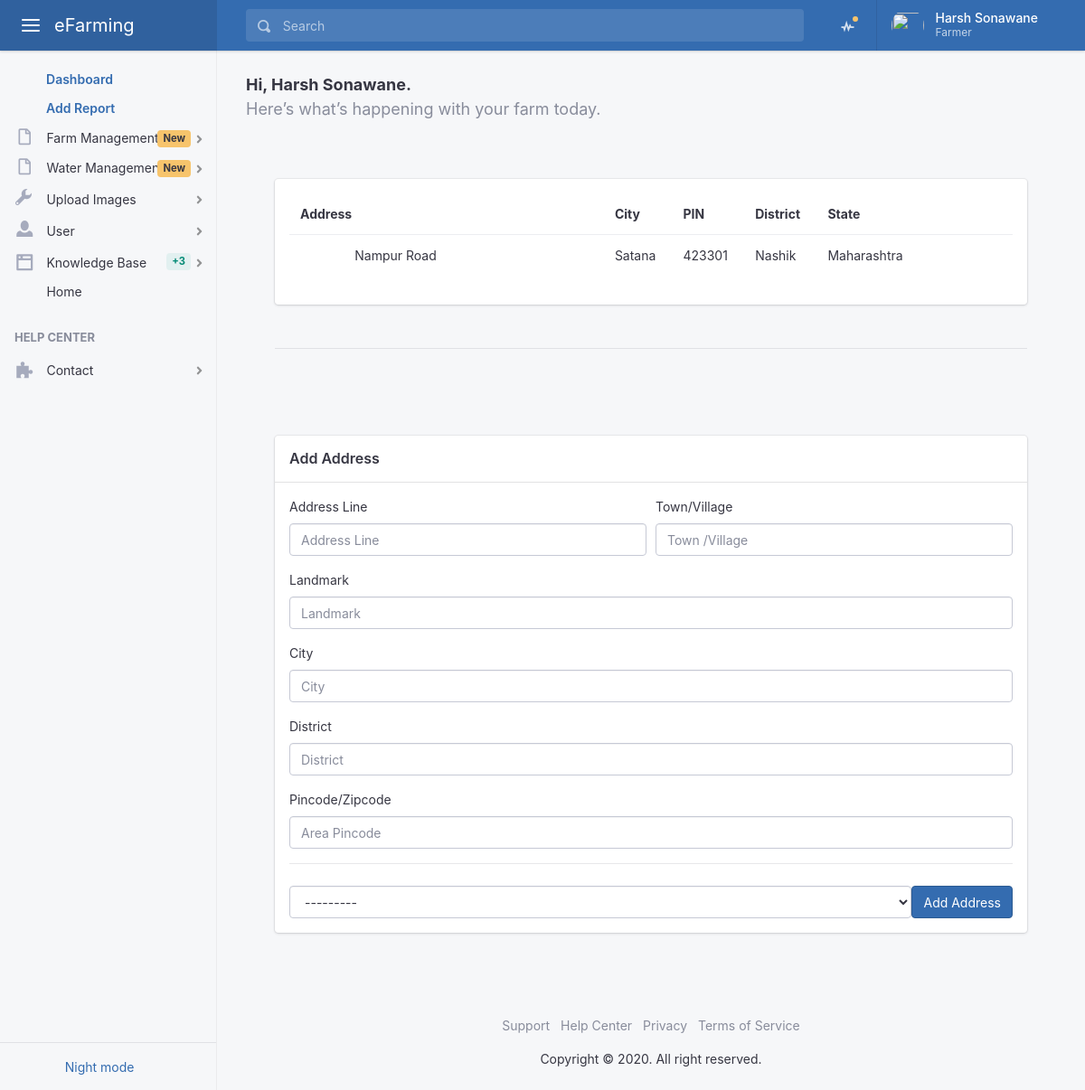
/user/address/add/ (signed in), run on the app's committed database.
### user/models.py (models this page shows, shortened)
class Profile(models.Model):
    MALE = 1
    FEMALE = 2
    OTHER = 3
    GENDER_CHOICES = (
        (MALE, 'Male'),
        (FEMALE, 'Female'),
        (OTHER , 'Other'),
    )
    FARMER = 1
    DOCTOR = 2
    SHOP = 3
    TYPE_CHOICES = (
        (FARMER, 'Farmer'),
        (DOCTOR, 'Doctor'),
        (SHOP , 'Shop'),
    )
    user            = models.OneToOneField(User, on_delete=models.CASCADE)
    mobile          = models.IntegerField(null=True, blank=True)
    profile_image   = models.ImageField(upload_to='profile/%y/%m/%d/', blank=True)
    type            = models.PositiveSmallIntegerField(choices=TYPE_CHOICES, default=1)
    status          = models.BooleanField(default=False)
    created_on      = models.DateTimeField(auto_now_add=True)
    updated_on      = models.DateTimeField(auto_now=True)

class Address(models.Model):
    STATE_CHOICES = (
    ("Andhra Pradesh", "Andhra Pradesh"), ("Arunachal Pradesh ", "Arunachal Pradesh "), ("Assam", "Assam"),
    ("Bihar", "Bihar"), ("Chhattisgarh", "Chhattisgarh"), ("Goa", "Goa"), ("Gujarat", "Gujarat"),
    ("Haryana", "Haryana"), ("Himachal Pradesh", "Himachal Pradesh"), ("Jammu and Kashmir ", "Jammu and Kashmir "),
    ("Jharkhand", "Jharkhand"), ("Karnataka", "Karnataka"), ("Kerala", "Kerala"), ("Madhya Pradesh", "Madhya Pradesh"),
    ("Maharashtra", "Maharashtra"), ("Manipur", "Manipur"), ("Meghalaya", "Meghalaya"), ("Mizoram", "Mizoram"),
    ("Nagaland", "Nagaland"), ("Odisha", "Odisha"), ("Punjab", "Punjab"), ("Rajasthan", "Rajasthan"),
    ("Sikkim", "Sikkim"), ("Tamil Nadu", "Tamil Nadu"), ("Telangana", "Telangana"), ("Tripura", "Tripura"),
    ("Uttar Pradesh", "Uttar Pradesh"), ("Uttarakhand", "Uttarakhand"), ("West Bengal", "West Bengal"),
    ("Andaman and Nicobar Islands", "Andaman and Nicobar Islands"), ("Chandigarh", "Chandigarh"),
    ("Dadra and Nagar Haveli", "Dadra and Nagar Haveli"), ("Daman and Diu", "Daman and Diu"),
    ("Lakshadweep", "Lakshadweep"), ("National Capital Territory of Delhi", "National Capital Territory of Delhi"),
    ("Puducherry", "Puducherry"))
    user            = models.ForeignKey(User, on_delete=models.CASCADE)
    line_1          = models.CharField(max_length=250)
    town            = models.CharField(max_length=250, blank=True, null=True)
    landmark        = models.CharField(max_length=250, blank=True, null=True)
    city            = models.CharField(max_length=250)
    district        = models.CharField(max_length=250)
    state           = models.CharField(choices=STATE_CHOICES, max_length=255)
    pin             = models.IntegerField()
    created         = models.DateTimeField(auto_now_add=True)
    updated         = models.DateTimeField(auto_now=True)

### user/views.py (the view)
# urls.py: path('address/add/', views.add_address, name='add_address'),
@login_required
def add_address(request):
    template = 'site/dashboard/add_address.html'
    if request.method == 'POST':
                form = AddressForm(request.POST or None, request.FILES or None)
                if form.is_valid():
                        post = form.save(commit=False)
                        post.user = request.user
                        post.save()
                        messages.success(request, "Your address has been created")
                        return redirect('add_address')
    else:
        objects = Address.objects.filter(user=request.user)
        form = AddressForm()
    context = {
        'form': form,
        'objects':objects,
    }
    return render(request, template, context)

### user/forms.py
class AddressForm(forms.ModelForm):
    class Meta:
        model = Address
        fields = ['line_1', 'town', 'landmark', 'city','district', 'state','pin']
        widgets = {
            "line_1": forms.TextInput(attrs={'placeholder': 'Address Line', 'class': 'form-control', 'required': 'required', 'autofocus':'""'}),
            "town": forms.TextInput(attrs={'placeholder': 'Town /Village', 'class': 'form-control', 'required': 'required'}),
            "landmark": forms.TextInput(attrs={'placeholder': 'Landmark', 'class': 'form-control', 'required': 'required'}),
            "city": forms.TextInput(attrs={'placeholder': 'City', 'class': 'form-control', 'required': 'required'}),
            "district": forms.TextInput(attrs={'placeholder': 'District', 'class': 'form-control', 'required': 'required'}),
            "state": forms.Select(attrs={'placeholder': 'Select State', 'class': 'form-control', 'required': 'required'}),
            "pin": forms.TextInput(attrs={'placeholder': 'Area Pincode', 'class': 'form-control', 'required': 'required'}),
            }

### templates/site/dashboard/add_address.html (shortened to what this page needs)
{% extends 'site/base.html' %}
{% load static %}
{% block content %}
{% include 'partials/header.html' %}
{% include 'partials/aside.html' %}
  <main class="app-main">
    <div class="wrapper">
      <div class="page">
        <div class="page-inner">
          <header class="page-title-bar">
            <div class="d-flex flex-column flex-md-row">
              <p class="lead">
                <span class="font-weight-bold">Hi, {{ user.first_name }} {{ user.last_name }}.</span> <span class="d-block text-muted"> {{ cord }} Here’s what’s happening with your farm today.</span>
              </p>
            </div>
          </header>
          <div class="page-inner">
            <div class="page-section">
              <div class="card card-fluid">
                <div class="card-body">
                  <table id="myTable" class="table">
                    <thead>
                      <tr>
                        <th colspan="2" style="min-width: 320px;">
                          Address
                        </th>
                        <th> City </th>
                        <th> PIN </th>
                        <th> District </th>
                        <th> State </th>
                        <th style="width:100px; min-width:100px;"> &nbsp; </th>
                      </tr>
                    </thead>
                    <tbody>
                      {% for obj in objects %}
                      <tr>
                        <td></td>
                        <td>{{ obj.line_1 }}</td>
                        <td>{{ obj.city }}</td>
                        <td>{{ obj.pin }}</td>
                        <td>{{ obj.district }}</td>
                        <td>{{ obj.state }}</td>
                      </tr>
                      {% endfor %}
                    </tbody>
                  </table>
                </div>
              </div>
              <hr class="my-5">
            </div>
          </div>
          <div class="page-inner">
            <div class="page-section">
              <div class="row">
                <div class="col-lg-12">
                  <div class="card card-fluid">
                    <h6 class="card-header"> Add Address </h6>
                    <div class="card-body">
                      <form method="POST" action="{% url 'add_address' %}">{% csrf_token %}
                        <div class="form-row">
                          <div class="col-md-6 mb-3">
                            <label for="input01">Address Line</label> {{ form.line_1 }}
                          </div>
                          <div class="col-md-6 mb-3">
                            <label for="input02">Town/Village</label> {{ form.town }}
                          </div>
                        </div>
                        <div class="form-group">
                          <label for="input03">Landmark</label> {{ form.landmark }}
                        </div>
                        <div class="form-group">
                          <label for="input04">City</label> {{ form.city }}
                        </div>
                        <div class="form-group">
                          <label for="input05">District</label> {{ form.district }}
                        </div>
                        <div class="form-group">
                            <label for="input05">Pincode/Zipcode</label> {{ form.pin }}
                          </div>
                        <hr>
                        <div class="form-actions">
                          {{ form.state }}
                          <button type="submit" class="btn btn-primary text-nowrap ml-auto">Add Address</button>
                        </div>
                      </form>
                    </div>
                  </div>
                </div>
              </div>
            </div>
          </div>
        </div>
      </div>
    </div>
    <footer class="app-footer">
      <ul class="list-inline">
        <li class="list-inline-item">
          <a class="text-muted" href="#">Support</a>
        </li>
        <li class="list-inline-item">
          <a class="text-muted" href="#">Help Center</a>
        </li>
        <li class="list-inline-item">
          <a class="text-muted" href="#">Privacy</a>
        </li>
        <li class="list-inline-item">
          <a class="text-muted" href="#">Terms of Service</a>
        </li>
      </ul>
      <div class="copyright"> Copyright © 2020. All right reserved. </div>
    </footer>
  </main>
{% endblock %}

### templates/partials/header.html (shortened to what this page needs)
{% load static %}
<header class="app-header app-header-dark">
    <div class="top-bar">
      <div class="top-bar-brand">
        <button class="hamburger hamburger-squeeze mr-2" type="button" data-toggle="aside-menu" aria-label="toggle aside menu"><span class="hamburger-box"><span class="hamburger-inner"></span></span></button>
        <a href="{% url 'user_home' %}">
            eFarming
           </a>
      </div>
      <div class="top-bar-list">
        <div class="top-bar-item top-bar-item-full">
          <form class="top-bar-search">
            <div class="input-group input-group-search dropdown">
              <div class="input-group-prepend">
                <span class="input-group-text"><span class="oi oi-magnifying-glass"></span></span>
              </div><input type="text" class="form-control" data-toggle="dropdown" aria-label="Search" placeholder="Search">
            </div>
          </form>
        </div>
        <div class="top-bar-item top-bar-item-right px-0 d-none d-sm-flex">
          <ul class="header-nav nav">
            <li class="nav-item dropdown header-nav-dropdown has-notified">
              <a class="nav-link" href="#" data-toggle="dropdown" aria-haspopup="true" aria-expanded="false"><span class="oi oi-pulse"></span></a>
            </li>
          </ul>
          <div class="dropdown d-flex">
            <button class="btn-account d-none d-md-flex" type="button" data-toggle="dropdown" aria-haspopup="true" aria-expanded="false"><span class="user-avatar user-avatar-md"><img src="assets/images/avatars/profile.jpg" alt=""></span> <span class="account-summary pr-lg-4 d-none d-lg-block"><span class="account-name">{{ user.first_name }} {{ user.last_name }}</span> <span class="account-description">{{ user.profile.get_type_display }}</span></span></button>
          </div>
        </div>
      </div>
    </div>
  </header>

### data on the page
Address: line_1 "Nampur Road", city "Satana", pin "423301", district "Nashik", state "Maharashtra"

### other printed values
{{ user.first_name }} "Harsh"
{{ user.last_name }} "Sonawane"
{{ user.profile.get_type_display }} "Farmer"
